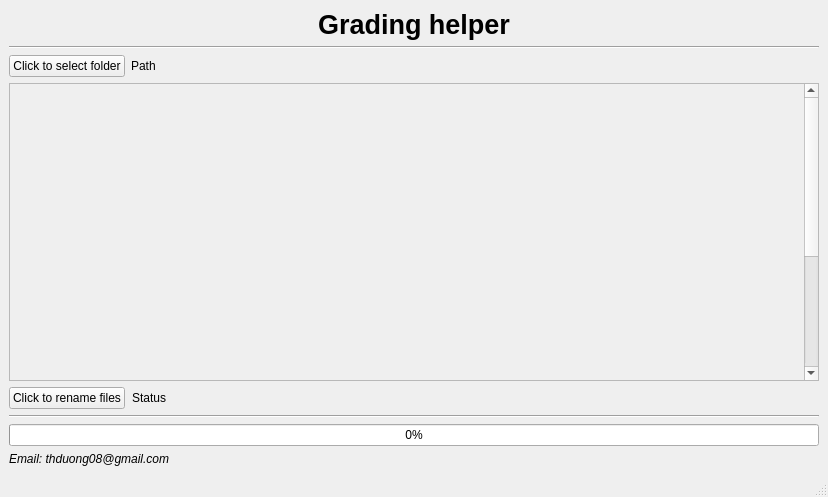
<?xml version="1.0" encoding="UTF-8"?>
<ui version="4.0">
 <class>MainWindow</class>
 <widget class="QMainWindow" name="MainWindow">
  <property name="geometry">
   <rect>
    <x>0</x>
    <y>0</y>
    <width>828</width>
    <height>497</height>
   </rect>
  </property>
  <property name="windowTitle">
   <string>MainWindow</string>
  </property>
  <widget class="QWidget" name="centralwidget">
   <layout class="QVBoxLayout" name="verticalLayout">
    <item>
     <widget class="QLabel" name="title">
      <property name="font">
       <font>
        <pointsize>20</pointsize>
        <weight>75</weight>
        <bold>true</bold>
       </font>
      </property>
      <property name="text">
       <string>Grading helper</string>
      </property>
      <property name="alignment">
       <set>Qt::AlignCenter</set>
      </property>
     </widget>
    </item>
    <item>
     <widget class="Line" name="line">
      <property name="orientation">
       <enum>Qt::Horizontal</enum>
      </property>
     </widget>
    </item>
    <item>
     <layout class="QHBoxLayout" name="horizontalLayout">
      <property name="sizeConstraint">
       <enum>QLayout::SetNoConstraint</enum>
      </property>
      <item>
       <widget class="QPushButton" name="pb_folder">
        <property name="text">
         <string>Click to select folder</string>
        </property>
       </widget>
      </item>
      <item>
       <widget class="QLabel" name="label_path">
        <property name="sizePolicy">
         <sizepolicy hsizetype="Preferred" vsizetype="Preferred">
          <horstretch>11</horstretch>
          <verstretch>0</verstretch>
         </sizepolicy>
        </property>
        <property name="text">
         <string>Path</string>
        </property>
       </widget>
      </item>
     </layout>
    </item>
    <item>
     <widget class="QScrollArea" name="scrollArea">
      <property name="sizePolicy">
       <sizepolicy hsizetype="Expanding" vsizetype="Preferred">
        <horstretch>0</horstretch>
        <verstretch>12</verstretch>
       </sizepolicy>
      </property>
      <property name="verticalScrollBarPolicy">
       <enum>Qt::ScrollBarAsNeeded</enum>
      </property>
      <property name="horizontalScrollBarPolicy">
       <enum>Qt::ScrollBarAsNeeded</enum>
      </property>
      <property name="sizeAdjustPolicy">
       <enum>QAbstractScrollArea::AdjustToContents</enum>
      </property>
      <property name="widgetResizable">
       <bool>false</bool>
      </property>
      <widget class="QWidget" name="scrollAreaWidgetContents">
       <property name="geometry">
        <rect>
         <x>0</x>
         <y>0</y>
         <width>686</width>
         <height>500</height>
        </rect>
       </property>
       <property name="sizePolicy">
        <sizepolicy hsizetype="Preferred" vsizetype="Preferred">
         <horstretch>0</horstretch>
         <verstretch>0</verstretch>
        </sizepolicy>
       </property>
      </widget>
     </widget>
    </item>
    <item>
     <layout class="QHBoxLayout" name="horizontalLayout_2" stretch="0,0">
      <property name="spacing">
       <number>7</number>
      </property>
      <property name="sizeConstraint">
       <enum>QLayout::SetNoConstraint</enum>
      </property>
      <item>
       <widget class="QPushButton" name="pb_rename">
        <property name="sizePolicy">
         <sizepolicy hsizetype="Preferred" vsizetype="Fixed">
          <horstretch>0</horstretch>
          <verstretch>0</verstretch>
         </sizepolicy>
        </property>
        <property name="text">
         <string>Click to rename files</string>
        </property>
       </widget>
      </item>
      <item>
       <widget class="QLabel" name="label_status">
        <property name="sizePolicy">
         <sizepolicy hsizetype="Expanding" vsizetype="Fixed">
          <horstretch>0</horstretch>
          <verstretch>0</verstretch>
         </sizepolicy>
        </property>
        <property name="text">
         <string>Status</string>
        </property>
       </widget>
      </item>
     </layout>
    </item>
    <item>
     <widget class="Line" name="line_2">
      <property name="orientation">
       <enum>Qt::Horizontal</enum>
      </property>
     </widget>
    </item>
    <item>
     <widget class="QProgressBar" name="progressBar">
      <property name="value">
       <number>0</number>
      </property>
     </widget>
    </item>
    <item>
     <widget class="QLabel" name="label">
      <property name="font">
       <font>
        <italic>true</italic>
       </font>
      </property>
      <property name="text">
       <string>Email: thduong08@gmail.com</string>
      </property>
      <property name="openExternalLinks">
       <bool>false</bool>
      </property>
     </widget>
    </item>
   </layout>
  </widget>
  <widget class="QMenuBar" name="menubar">
   <property name="geometry">
    <rect>
     <x>0</x>
     <y>0</y>
     <width>828</width>
     <height>26</height>
    </rect>
   </property>
  </widget>
  <widget class="QStatusBar" name="statusbar"/>
 </widget>
 <resources/>
 <connections/>
</ui>
